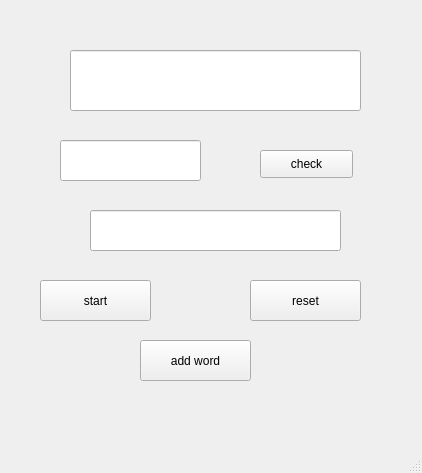
<?xml version="1.0" encoding="UTF-8"?>
<ui version="4.0">
 <class>MainWindow</class>
 <widget class="QMainWindow" name="MainWindow">
  <property name="geometry">
   <rect>
    <x>0</x>
    <y>0</y>
    <width>422</width>
    <height>473</height>
   </rect>
  </property>
  <property name="windowTitle">
   <string>MainWindow</string>
  </property>
  <widget class="QWidget" name="centralwidget">
   <widget class="QPushButton" name="Start">
    <property name="geometry">
     <rect>
      <x>40</x>
      <y>280</y>
      <width>111</width>
      <height>41</height>
     </rect>
    </property>
    <property name="text">
     <string>start</string>
    </property>
   </widget>
   <widget class="QPushButton" name="Reset">
    <property name="geometry">
     <rect>
      <x>250</x>
      <y>280</y>
      <width>111</width>
      <height>41</height>
     </rect>
    </property>
    <property name="text">
     <string>reset</string>
    </property>
   </widget>
   <widget class="QLineEdit" name="lineEdit1">
    <property name="geometry">
     <rect>
      <x>70</x>
      <y>50</y>
      <width>291</width>
      <height>61</height>
     </rect>
    </property>
    <property name="font">
     <font>
      <family>Arial</family>
      <pointsize>14</pointsize>
      <weight>50</weight>
      <bold>false</bold>
     </font>
    </property>
    <property name="text">
     <string/>
    </property>
    <property name="alignment">
     <set>Qt::AlignCenter</set>
    </property>
   </widget>
   <widget class="QLineEdit" name="lineEdit2">
    <property name="geometry">
     <rect>
      <x>60</x>
      <y>140</y>
      <width>141</width>
      <height>41</height>
     </rect>
    </property>
    <property name="font">
     <font>
      <family>Arial</family>
      <pointsize>10</pointsize>
     </font>
    </property>
    <property name="alignment">
     <set>Qt::AlignCenter</set>
    </property>
   </widget>
   <widget class="QLineEdit" name="lineEdit3">
    <property name="geometry">
     <rect>
      <x>90</x>
      <y>210</y>
      <width>251</width>
      <height>41</height>
     </rect>
    </property>
    <property name="font">
     <font>
      <family>Arial</family>
      <pointsize>18</pointsize>
      <weight>75</weight>
      <bold>true</bold>
     </font>
    </property>
    <property name="text">
     <string/>
    </property>
    <property name="alignment">
     <set>Qt::AlignCenter</set>
    </property>
   </widget>
   <widget class="QPushButton" name="Check">
    <property name="geometry">
     <rect>
      <x>260</x>
      <y>150</y>
      <width>93</width>
      <height>28</height>
     </rect>
    </property>
    <property name="text">
     <string>check</string>
    </property>
   </widget>
   <widget class="QPushButton" name="add_word">
    <property name="geometry">
     <rect>
      <x>140</x>
      <y>340</y>
      <width>111</width>
      <height>41</height>
     </rect>
    </property>
    <property name="text">
     <string>add word</string>
    </property>
   </widget>
  </widget>
  <widget class="QMenuBar" name="menubar">
   <property name="geometry">
    <rect>
     <x>0</x>
     <y>0</y>
     <width>422</width>
     <height>26</height>
    </rect>
   </property>
  </widget>
  <widget class="QStatusBar" name="statusbar"/>
 </widget>
 <resources/>
 <connections/>
</ui>
